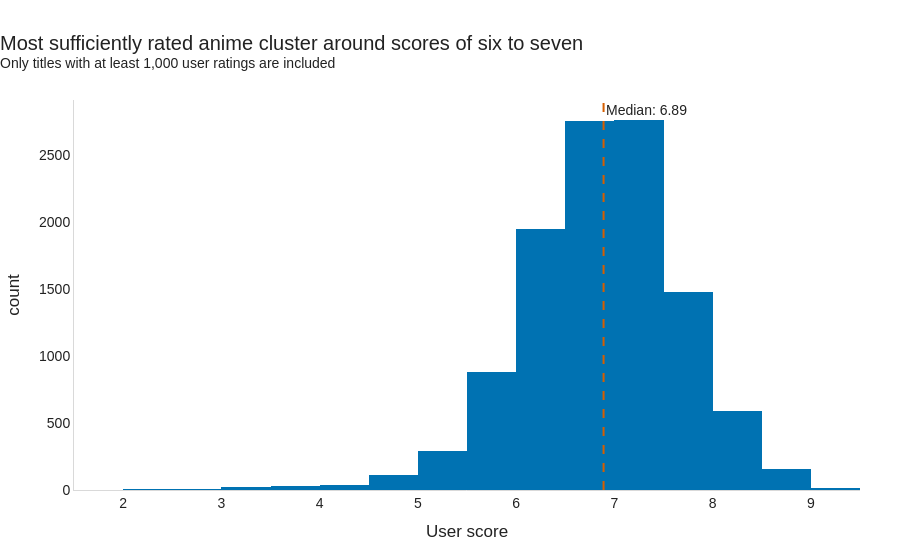

Source (notebook cell):
### Code cell
median_score = score_df["score"].median()

fig = px.histogram(
    score_df,
    x="score",
    nbins=35,
    color_discrete_sequence=[HIGHLIGHT_COLOR],
    labels={
        "score": "User score",
        "count": "Number of anime"
    }
)

fig.add_vline(
    x=median_score,
    line_width=2,
    line_dash="dash",
    line_color="#D55E00",
    annotation_text=f"Median: {median_score:.2f}",
    annotation_position="top right"
)

fig.update_traces(
    hovertemplate=(
        "Score range: %{x}<br>"
        "Anime titles: %{y:,.0f}"
        "<extra></extra>"
    )
)

fig = apply_chart_style(
    fig,
    title="Most sufficiently rated anime cluster around scores of six to seven",
    subtitle="Only titles with at least 1,000 user ratings are included"
)

fig.show()

### Figure 1 — Plotly figure (JSON) as saved in the notebook; plotly's stock layout.template omitted (floating-point values rounded to 4 significant figures; data arrays with more than 128 entries replaced by an {"elided": "..."} marker saying what was removed)
{"data": [{"bingroup": "x", "hovertemplate": "Score range: %{x}<br>Anime titles: %{y:,.0f}<extra></extra>", "legendgroup": "", "marker": {"color": "#0072B2", "pattern": {"shape": ""}}, "name": "", "nbinsx": 35, "orientation": "v", "showlegend": false, "type": "histogram", "x": {"elided": "11095 float values"}, "xaxis": "x", "yaxis": "y"}], "layout": {"annotations": [{"showarrow": false, "text": "Median: 6.89", "x": 6.89, "xanchor": "left", "xref": "x", "y": 1, "yanchor": "top", "yref": "y domain"}], "barmode": "relative", "font": {"color": "#222222", "family": "Arial", "size": 14}, "hoverlabel": {"bgcolor": "white", "font": {"size": 13}}, "legend": {"title": {"text": ""}, "tracegroupgap": 0}, "margin": {"b": 70, "l": 70, "r": 40, "t": 100}, "paper_bgcolor": "white", "plot_bgcolor": "white", "shapes": [{"line": {"color": "#D55E00", "dash": "dash", "width": 2}, "type": "line", "x0": 6.89, "x1": 6.89, "xref": "x", "y0": 0, "y1": 1, "yref": "y domain"}], "title": {"text": "Most sufficiently rated anime cluster around scores of six to seven<br><sup>Only titles with at least 1,000 user ratings are included</sup>", "x": 0, "xanchor": "left"}, "xaxis": {"anchor": "y", "domain": [0, 1], "linecolor": "#D9D9D9", "showgrid": false, "title": {"text": "User score"}, "zeroline": false}, "yaxis": {"anchor": "x", "domain": [0, 1], "linecolor": "#D9D9D9", "showgrid": false, "title": {"text": "count"}, "zeroline": false}}}
